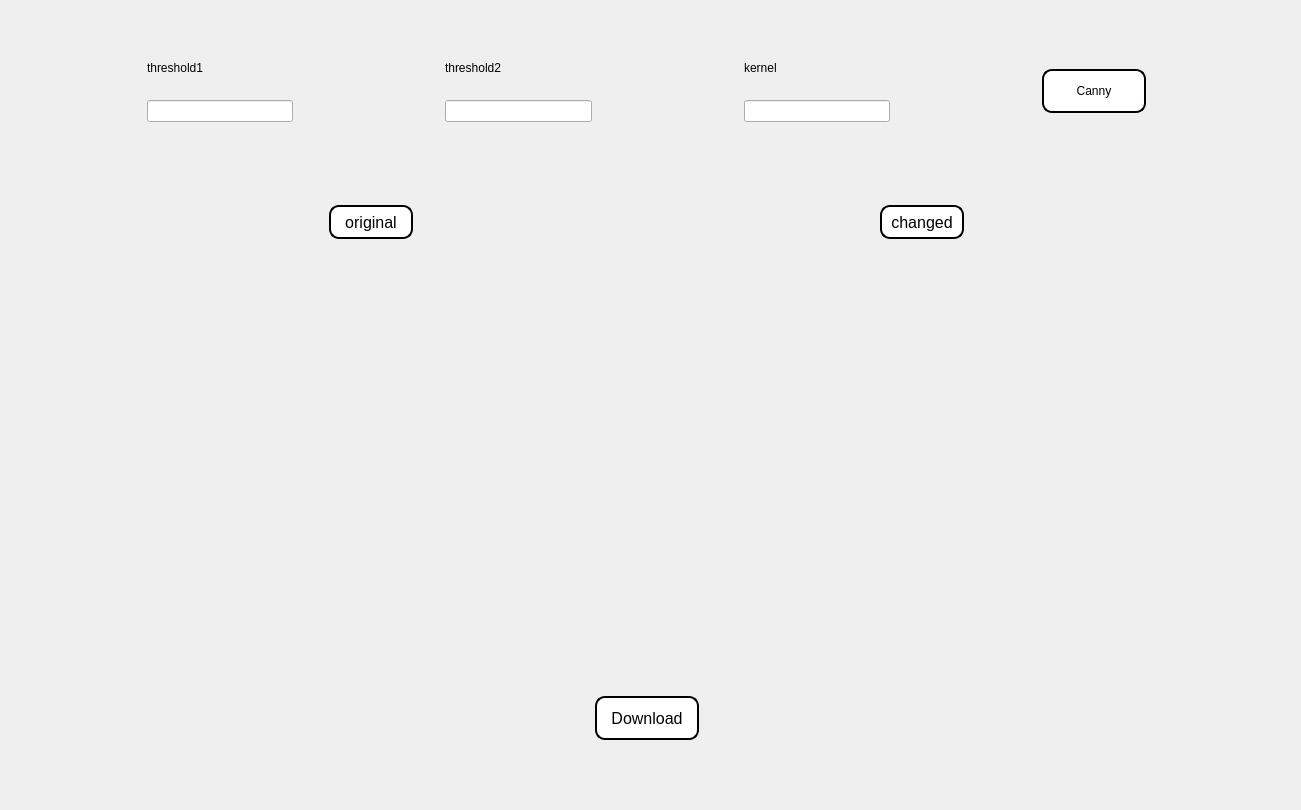
    <widget class="QWidget" name="page_4">
     <widget class="QWidget" name="layoutWidget">
      <property name="geometry">
       <rect>
        <x>1</x>
        <y>0</y>
        <width>1291</width>
        <height>801</height>
       </rect>
      </property>
      <layout class="QVBoxLayout" name="verticalLayout_24">
       <item>
        <spacer name="verticalSpacer_58">
         <property name="orientation">
          <enum>Qt::Vertical</enum>
         </property>
         <property name="sizeHint" stdset="0">
          <size>
           <width>17</width>
           <height>17</height>
          </size>
         </property>
        </spacer>
       </item>
       <item>
        <layout class="QHBoxLayout" name="horizontalLayout_6">
         <item>
          <spacer name="horizontalSpacer_16">
           <property name="orientation">
            <enum>Qt::Horizontal</enum>
           </property>
           <property name="sizeHint" stdset="0">
            <size>
             <width>40</width>
             <height>20</height>
            </size>
           </property>
          </spacer>
         </item>
         <item>
          <layout class="QVBoxLayout" name="verticalLayout_19">
           <item>
            <widget class="QLabel" name="label_7">
             <property name="text">
              <string>threshold1</string>
             </property>
            </widget>
           </item>
           <item>
            <spacer name="verticalSpacer_48">
             <property name="orientation">
              <enum>Qt::Vertical</enum>
             </property>
             <property name="sizeHint" stdset="0">
              <size>
               <width>17</width>
               <height>17</height>
              </size>
             </property>
            </spacer>
           </item>
           <item>
            <widget class="QLineEdit" name="lineEdit_ts1"/>
           </item>
          </layout>
         </item>
         <item>
          <spacer name="horizontalSpacer_13">
           <property name="orientation">
            <enum>Qt::Horizontal</enum>
           </property>
           <property name="sizeHint" stdset="0">
            <size>
             <width>40</width>
             <height>20</height>
            </size>
           </property>
          </spacer>
         </item>
         <item>
          <layout class="QVBoxLayout" name="verticalLayout_20">
           <item>
            <widget class="QLabel" name="label_8">
             <property name="text">
              <string>threshold2</string>
             </property>
            </widget>
           </item>
           <item>
            <spacer name="verticalSpacer_49">
             <property name="orientation">
              <enum>Qt::Vertical</enum>
             </property>
             <property name="sizeHint" stdset="0">
              <size>
               <width>17</width>
               <height>17</height>
              </size>
             </property>
            </spacer>
           </item>
           <item>
            <widget class="QLineEdit" name="lineEdit_ts2"/>
           </item>
          </layout>
         </item>
         <item>
          <spacer name="horizontalSpacer_14">
           <property name="orientation">
            <enum>Qt::Horizontal</enum>
           </property>
           <property name="sizeHint" stdset="0">
            <size>
             <width>40</width>
             <height>20</height>
            </size>
           </property>
          </spacer>
         </item>
         <item>
          <layout class="QVBoxLayout" name="verticalLayout_21">
           <item>
            <widget class="QLabel" name="label_10">
             <property name="text">
              <string>kernel</string>
             </property>
            </widget>
           </item>
           <item>
            <spacer name="verticalSpacer_50">
             <property name="orientation">
              <enum>Qt::Vertical</enum>
             </property>
             <property name="sizeHint" stdset="0">
              <size>
               <width>17</width>
               <height>17</height>
              </size>
             </property>
            </spacer>
           </item>
           <item>
            <widget class="QLineEdit" name="lineEdit_kernel"/>
           </item>
          </layout>
         </item>
         <item>
          <spacer name="horizontalSpacer_15">
           <property name="orientation">
            <enum>Qt::Horizontal</enum>
           </property>
           <property name="sizeHint" stdset="0">
            <size>
             <width>40</width>
             <height>20</height>
            </size>
           </property>
          </spacer>
         </item>
         <item>
          <widget class="QPushButton" name="Canny">
           <property name="styleSheet">
            <string notr="true">width: 100px;
height: 40px;
background-color: white;
border: 2px solid black;
border-radius: 10px;
text-align: center;
line-height: 40px;</string>
           </property>
           <property name="text">
            <string>Canny</string>
           </property>
          </widget>
         </item>
         <item>
          <spacer name="horizontalSpacer_17">
           <property name="orientation">
            <enum>Qt::Horizontal</enum>
           </property>
           <property name="sizeHint" stdset="0">
            <size>
             <width>40</width>
             <height>20</height>
            </size>
           </property>
          </spacer>
         </item>
        </layout>
       </item>
       <item>
        <spacer name="verticalSpacer_57">
         <property name="orientation">
          <enum>Qt::Vertical</enum>
         </property>
         <property name="sizeHint" stdset="0">
          <size>
           <width>20</width>
           <height>40</height>
          </size>
         </property>
        </spacer>
       </item>
       <item>
        <layout class="QHBoxLayout" name="horizontalLayout_43">
         <item>
          <spacer name="horizontalSpacer_96">
           <property name="orientation">
            <enum>Qt::Horizontal</enum>
           </property>
           <property name="sizeHint" stdset="0">
            <size>
             <width>40</width>
             <height>20</height>
            </size>
           </property>
          </spacer>
         </item>
         <item>
          <layout class="QVBoxLayout" name="verticalLayout_22">
           <item>
            <spacer name="verticalSpacer_54">
             <property name="orientation">
              <enum>Qt::Vertical</enum>
             </property>
             <property name="sizeHint" stdset="0">
              <size>
               <width>17</width>
               <height>17</height>
              </size>
             </property>
            </spacer>
           </item>
           <item>
            <layout class="QHBoxLayout" name="horizontalLayout_7">
             <item>
              <spacer name="horizontalSpacer_18">
               <property name="orientation">
                <enum>Qt::Horizontal</enum>
               </property>
               <property name="sizeHint" stdset="0">
                <size>
                 <width>40</width>
                 <height>20</height>
                </size>
               </property>
              </spacer>
             </item>
             <item>
              <widget class="QPushButton" name="show_org_image_page4">
               <property name="font">
                <font>
                 <family>Arial</family>
                 <pointsize>12</pointsize>
                </font>
               </property>
               <property name="styleSheet">
                <string notr="true">width: 80px;
height: 30px;
background-color: white;
border: 2px solid black;
border-radius: 10px;
text-align: center;
line-height: 40px;</string>
               </property>
               <property name="text">
                <string>original</string>
               </property>
              </widget>
             </item>
             <item>
              <spacer name="horizontalSpacer_92">
               <property name="orientation">
                <enum>Qt::Horizontal</enum>
               </property>
               <property name="sizeHint" stdset="0">
                <size>
                 <width>40</width>
                 <height>20</height>
                </size>
               </property>
              </spacer>
             </item>
            </layout>
           </item>
           <item>
            <spacer name="verticalSpacer_51">
             <property name="orientation">
              <enum>Qt::Vertical</enum>
             </property>
             <property name="sizeHint" stdset="0">
              <size>
               <width>17</width>
               <height>17</height>
              </size>
             </property>
            </spacer>
           </item>
           <item>
            <widget class="QLabel" name="page4_org_img">
             <property name="minimumSize">
              <size>
               <width>350</width>
               <height>350</height>
              </size>
             </property>
             <property name="maximumSize">
              <size>
               <width>350</width>
               <height>350</height>
              </size>
             </property>
             <property name="text">
              <string/>
             </property>
            </widget>
           </item>
           <item>
            <spacer name="verticalSpacer_53">
             <property name="orientation">
              <enum>Qt::Vertical</enum>
             </property>
             <property name="sizeHint" stdset="0">
              <size>
               <width>17</width>
               <height>17</height>
              </size>
             </property>
            </spacer>
           </item>
          </layout>
         </item>
         <item>
          <spacer name="horizontalSpacer_95">
           <property name="orientation">
            <enum>Qt::Horizontal</enum>
           </property>
           <property name="sizeHint" stdset="0">
            <size>
             <width>40</width>
             <height>20</height>
            </size>
           </property>
          </spacer>
         </item>
         <item>
          <layout class="QVBoxLayout" name="verticalLayout_23">
           <item>
            <spacer name="verticalSpacer_55">
             <property name="orientation">
              <enum>Qt::Vertical</enum>
             </property>
             <property name="sizeHint" stdset="0">
              <size>
               <width>17</width>
               <height>17</height>
              </size>
             </property>
            </spacer>
           </item>
           <item>
            <layout class="QHBoxLayout" name="horizontalLayout_8">
             <item>
              <spacer name="horizontalSpacer_93">
               <property name="orientation">
                <enum>Qt::Horizontal</enum>
               </property>
               <property name="sizeHint" stdset="0">
                <size>
                 <width>40</width>
                 <height>20</height>
                </size>
               </property>
              </spacer>
             </item>
             <item>
              <widget class="QPushButton" name="show_cha_image_page4">
               <property name="font">
                <font>
                 <family>Arial</family>
                 <pointsize>12</pointsize>
                </font>
               </property>
               <property name="styleSheet">
                <string notr="true">width: 80px;
height: 30px;
background-color: white;
border: 2px solid black;
border-radius: 10px;
text-align: center;
line-height: 40px;</string>
               </property>
               <property name="text">
                <string>changed</string>
               </property>
              </widget>
             </item>
             <item>
              <spacer name="horizontalSpacer_94">
               <property name="orientation">
                <enum>Qt::Horizontal</enum>
               </property>
               <property name="sizeHint" stdset="0">
                <size>
                 <width>40</width>
                 <height>20</height>
                </size>
               </property>
              </spacer>
             </item>
            </layout>
           </item>
           <item>
            <spacer name="verticalSpacer_52">
             <property name="orientation">
              <enum>Qt::Vertical</enum>
             </property>
             <property name="sizeHint" stdset="0">
              <size>
               <width>17</width>
               <height>17</height>
              </size>
             </property>
            </spacer>
           </item>
           <item>
            <widget class="QLabel" name="page4_cha_img">
             <property name="minimumSize">
              <size>
               <width>350</width>
               <height>350</height>
              </size>
             </property>
             <property name="maximumSize">
              <size>
               <width>350</width>
               <height>350</height>
              </size>
             </property>
             <property name="text">
              <string/>
             </property>
            </widget>
           </item>
           <item>
            <spacer name="verticalSpacer_56">
             <property name="orientation">
              <enum>Qt::Vertical</enum>
             </property>
             <property name="sizeHint" stdset="0">
              <size>
               <width>17</width>
               <height>17</height>
              </size>
             </property>
            </spacer>
           </item>
          </layout>
         </item>
         <item>
          <spacer name="horizontalSpacer_97">
           <property name="orientation">
            <enum>Qt::Horizontal</enum>
           </property>
           <property name="sizeHint" stdset="0">
            <size>
             <width>40</width>
             <height>20</height>
            </size>
           </property>
          </spacer>
         </item>
        </layout>
       </item>
       <item>
        <spacer name="verticalSpacer_59">
         <property name="orientation">
          <enum>Qt::Vertical</enum>
         </property>
         <property name="sizeHint" stdset="0">
          <size>
           <width>17</width>
           <height>17</height>
          </size>
         </property>
        </spacer>
       </item>
       <item>
        <layout class="QHBoxLayout" name="horizontalLayout_44">
         <item>
          <spacer name="horizontalSpacer_98">
           <property name="orientation">
            <enum>Qt::Horizontal</enum>
           </property>
           <property name="sizeHint" stdset="0">
            <size>
             <width>40</width>
             <height>20</height>
            </size>
           </property>
          </spacer>
         </item>
         <item>
          <widget class="QPushButton" name="download_page2_2">
           <property name="font">
            <font>
             <family>Arial</family>
             <pointsize>12</pointsize>
            </font>
           </property>
           <property name="styleSheet">
            <string notr="true">width: 100px;
height: 40px;
background-color: white;
border: 2px solid black;
border-radius: 10px;
text-align: center;
line-height: 40px;</string>
           </property>
           <property name="text">
            <string>Download</string>
           </property>
          </widget>
         </item>
         <item>
          <spacer name="horizontalSpacer_99">
           <property name="orientation">
            <enum>Qt::Horizontal</enum>
           </property>
           <property name="sizeHint" stdset="0">
            <size>
             <width>40</width>
             <height>20</height>
            </size>
           </property>
          </spacer>
         </item>
        </layout>
       </item>
       <item>
        <spacer name="verticalSpacer_60">
         <property name="orientation">
          <enum>Qt::Vertical</enum>
         </property>
         <property name="sizeHint" stdset="0">
          <size>
           <width>17</width>
           <height>17</height>
          </size>
         </property>
        </spacer>
       </item>
      </layout>
     </widget>
    </widget>
